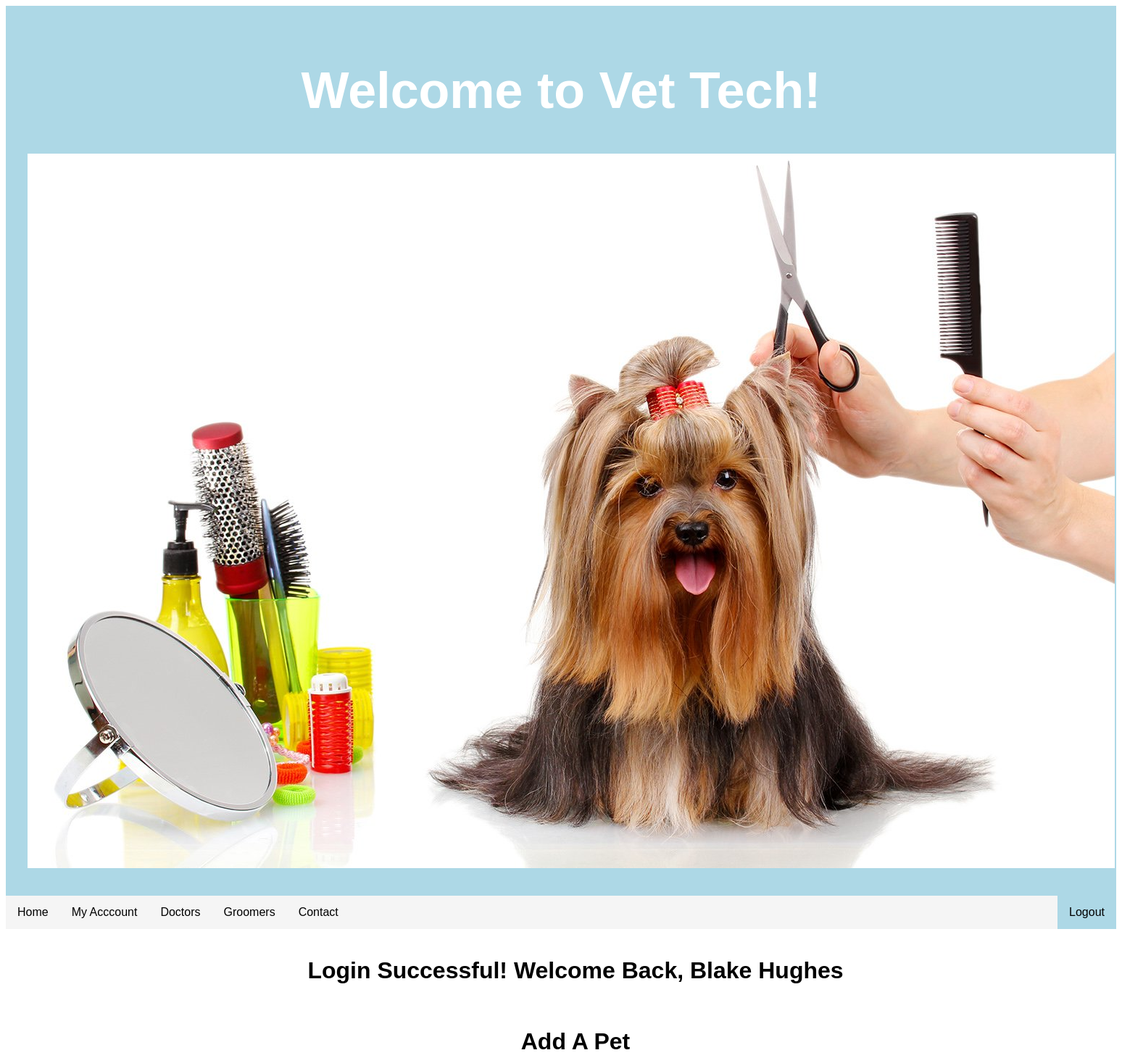
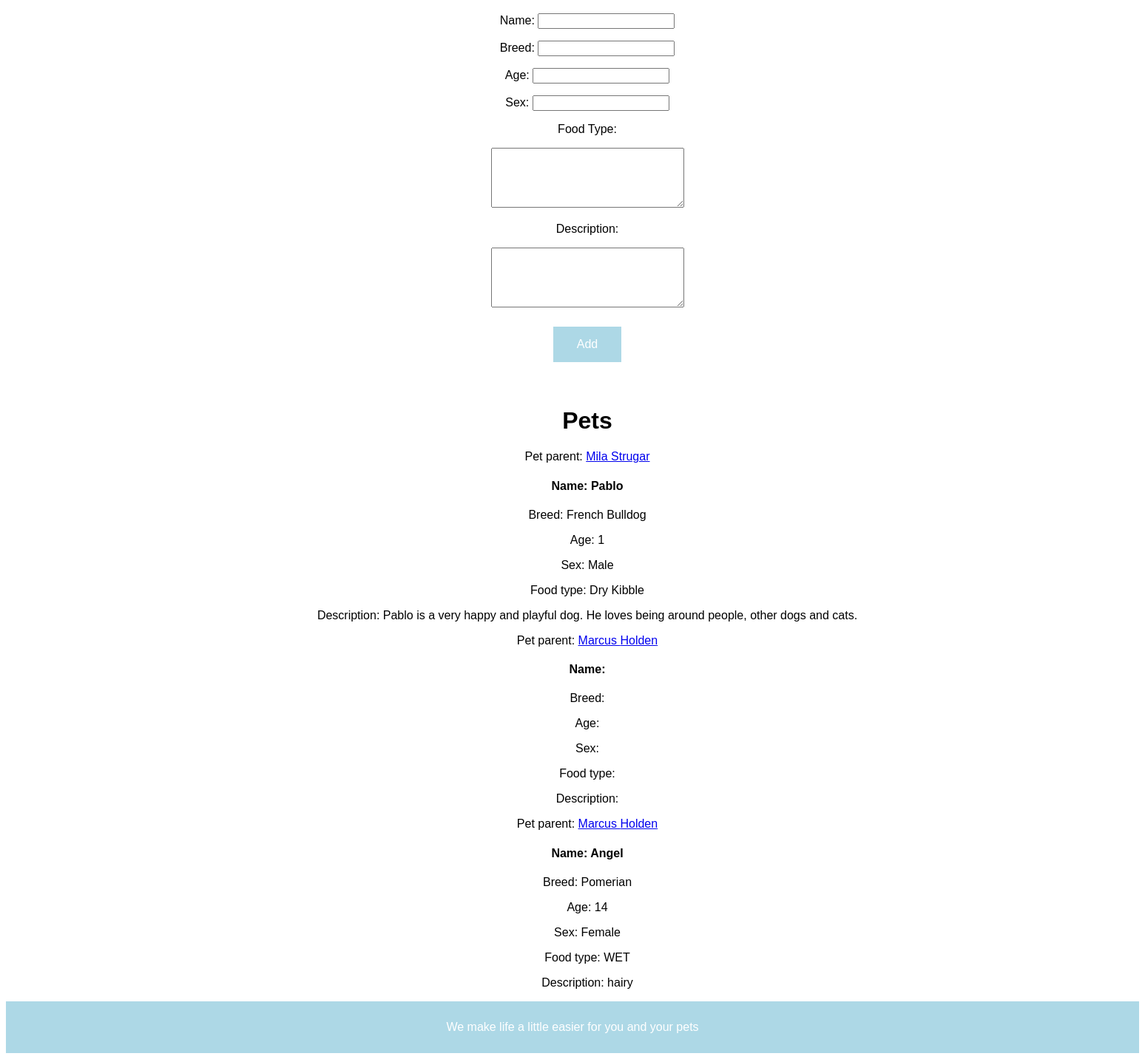
/success (signed in), run on the app's committed database (2 pictures, top to bottom).
### animalprojapp/models.py (models this page shows, shortened)
class User(models.Model):
	firstname = models.CharField(max_length=255)
	lastname = models.CharField(max_length=255)
	email = models.CharField(max_length=255)
	password = models.CharField(max_length=255)
	birthday = models.DateField()
	created_at = models.DateTimeField(auto_now_add=True)
	updated_at = models.DateTimeField(auto_now=True)
	objects = UserManager()

class Pet(models.Model):
	name = models.CharField(max_length=255)
	breed = models.CharField(max_length=255)
	age = models.CharField(max_length=255)
	foodtype = models.CharField(max_length=255)
	sex = models.CharField(max_length=255)
	description = models.TextField(max_length=255)
	owner = models.ForeignKey(
		User, related_name="pets", on_delete=models.CASCADE)
	created_at = models.DateTimeField(auto_now_add=True)
	updated_at = models.DateTimeField(auto_now=True)

### animalprojapp/views.py (the view)
# urls.py: path('success', views.success),
def success(request):  # SUCCESSFUL LOGIN FUNCTION / PAGE #
    context = {
        'loggedinuser': User.objects.get(id=request.session['loggedinuserid']),
        'pets': Pet.objects.all()
    }
    return render(request, "success.html", context)

### animalprojapp/templates/success.html (shortened to what this page needs)
<!DOCTYPE html>
<html lang="en">
<head>
    {% load static %}
    <link rel="stylesheet" type="text/css" href="{% static 'style.css' %}">
</head>
<body>
    <header>
        <h1>Welcome to Vet Tech!</h1>
        <img src="{% static 'static/images/groom.jpg' %}" alt="">
    </header>
    <ul>
        <li><a href="#home">Home</a></li>
        <li><a href="#news">My Acccount</a></li>
        <li><a href="#news">Doctors</a></li>
        <li><a href="#news">Groomers</a></li>
        <li><a href="#contact">Contact</a></li>
        <li style="float:right"><a class="active" href="/logout">Logout</a></li>
      </ul>
        <br>
    <menu>
        <h1>Login Successful! Welcome Back, {{loggedinuser.firstname}} {{loggedinuser.lastname}}</h1>
        <br>
        <h1>Add A Pet</h1>
        <form action="/addpet" method="post">
            <p>Name: <input type="text" name="name" id=""></p>
            <p>Breed: <input type="text" name="breed" id=""></p>
            <p>Age: <input type="number" name="age" id=""></p>
            <p>Sex: <input type="text" name="sex" id=""></p>
            <p>Food Type:</p>
            <textarea name="foodtype" id="" cols="30" rows="5"></textarea>
            <br>
            <p>Description:</p>
            <textarea name="description" id="" cols="30" rows="5"></textarea>
            <br>
            <br>
            <input type="submit" value="Add" class="button">
        </form>
        <br>
        <br>
        <h1>Pets</h1>
        {% for pet in pets %}
        <div>
            <p>Pet parent: <a href="/user/{{pet.owner.id}}">{{pet.owner.firstname}}
                    {{pet.owner.lastname}}</a>
            </p>
            <h4>Name: {{pet.name}}</h4>
            <p>Breed: {{pet.breed}}</p>
            <p> Age: {{pet.age}}</p>
            <p>Sex: {{pet.sex}}</p>
            <p>Food type: {{pet.foodtype}}</p>
            <p>Description: {{pet.description}}</p>
            {% endfor %}
        </div>
    </menu>
        <footer>
            <p>We make life a little easier for you and your pets</p>
        </footer>
</body>
</html>

### animalprojapp/static/style.css (style rules this page uses)
* { box-sizing: border-box; }
body { font-family: Arial, Helvetica, sans-serif; }
header { background-color: lightblue; padding: 30px; text-align: center; font-size: 35px; color: white; }
footer { background-color: lightblue; padding: 10px; text-align: center; color: white; }
.button { background-color: lightblue; border: none; color: white; padding: 15px 32px; text-align: center; text-decoration: none; display: inline-block; font-size: 16px; margin: 4px 2px; cursor: pointer; }
menu { align-self: center; text-align: center; }

### animalprojapp/templates/success.html (style rules this page uses)
ul { list-style-type: none; margin: 0; padding: 0; overflow: hidden; background-color: whitesmoke; }
li { float: left; }
li a { display: block; color: black; text-align: center; padding: 14px 16px; text-decoration: none; }
.active { background-color: lightblue; }

### data on the page
User: firstname "Blake", lastname "Hughes"
Pet: owner.firstname "Mila", owner.lastname "Strugar", name "Pablo", breed "French Bulldog", age "1", sex "Male", foodtype "Dry Kibble", description "Pablo is a very happy and playful dog. He loves being around people, other dogs and cats."
Pet: owner.firstname "Marcus", owner.lastname "Holden"
Pet: owner.firstname "Marcus", owner.lastname "Holden", name "Angel", breed "Pomerian", age "14", sex "Female", foodtype "WET", description "hairy"
